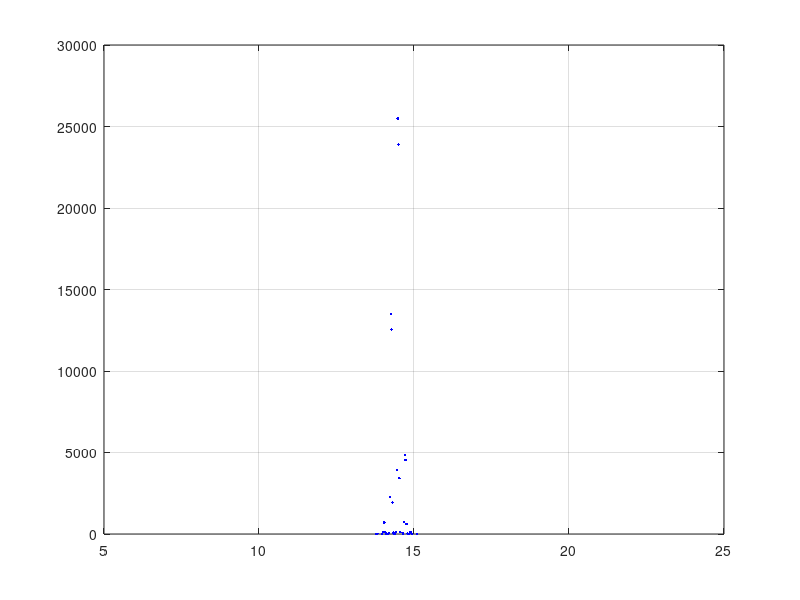
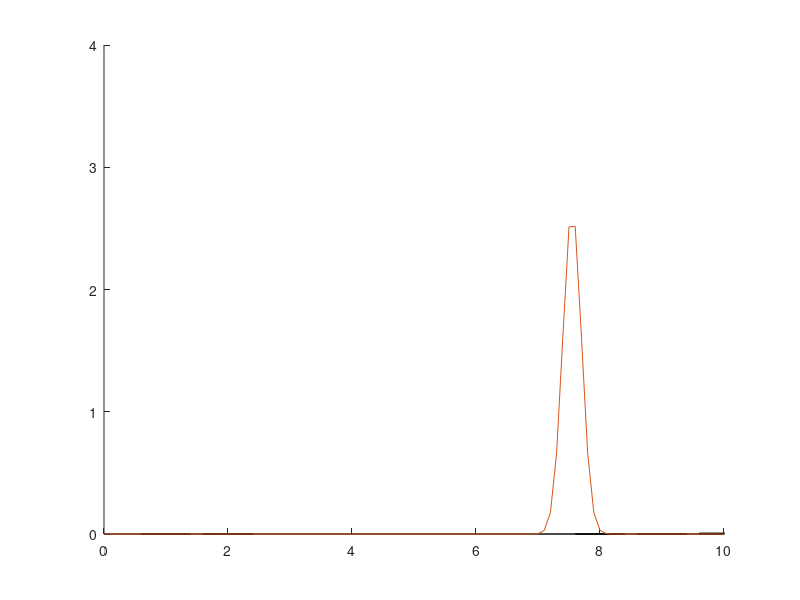

Recreate these plots in MATLAB, in order.
clear all;
close all;
clc;

load('dataAccelAngles');

%% Data Processing
set (gcf, 'renderer', 'opengl')
data = floor(data*10000);
data_min = min(data);
data_max = max(data);

shift = zeros(1,2);
for i = 1:2
   if data_min(i) < 0;
      shift(i) = abs(data_min(i))+1;
   else
       shift(i) = 0;
   end
end
%%
%Create the vector to store frequency of occurance of each data point
%It must be long enough to handle the maximum data point stored + the
%shift to ensure any indice is >=1.
abs_x_shifted = zeros(max(data_max)+max(shift),1);
freq_occur = zeros(length(abs_x_shifted),2);

abs_x = data_min(1):1:data_min(1)+length(freq_occur(:,1))-1;
abs_y = data_min(2):1:data_min(2)+length(freq_occur(:,2))-1;
%abs_z = data_min(3):1:data_min(3)+length(freq_occur(:,3))-1;
abs_x = abs_x/10000;
abs_y = abs_y/10000;
%Get Statistics for data
index = 0;
m_bar = mean(data);
P = var(data);

%Sum the frequency of occurance of each data point
for i = 1:length(data)
   
    val = data(i,:)+shift;
    
    for j = 1:2
        freq_occur(val(j),j) = freq_occur(val(j),j)+1;
    end
end

%Remove Zero Entries
freq_occur(freq_occur==0) = NaN;


freq_occur_x = freq_occur(:,1);
%Normalize the data using trapezoidal integration
for i = 1:2
    freq_occur_norm(:,i) = freq_occur(:,i)/trapz(freq_occur(:,i));
end  
%Plot Normalized data
plot(abs_x, freq_occur(:,1), '.b');
grid on;
hold on;

%%Plot theoretical Gaussian
abs_thX = min(data_min):1:max(data_max);
abs_thY = abs_thX;
%abs_thZ = abs_thX;

% gaussianX = 1./sqrt(2*pi.*P(1)).*exp(-0.5./P(1).*(abs_thX(1,:)' - m_bar(1)).^2);
% gaussianY = 1./sqrt(2*pi.*P(2)).*exp(-0.5./P(2).*(abs_thY(1,:)' - m_bar(2)).^2);
% gaussianZ = 1./sqrt(2*pi.*P(3)).*exp(-0.5./P(3).*(abs_thZ(1,:)' - m_bar(3)).^2);
% 
% plot(abs_thX, gaussianX, '--b', abs_thY, gaussianY, '--r', abs_thZ, gaussianZ, '--g');
% legend('X-Axis', 'Y-Axis', 'Z-Axis');
% title('Noise Measurements for L3G4200D 3-Axis Gyro')
% xlabel('Gyro Output');
% ylabel('Frequency of Occurence')


%%
clear all;
close all;
clc;

load('dataAccelAngles');
figure()
hold on;
x = 0:.1:10;
[mu,sigma,muci,sigmaci] = normfit(data);
y=normpdf(x,mu(1),sigma(1));
h = hist(data(:,1),50);
h = h./trapz(h);
bar(h)
hold on;
plot(x,y);
axis([0 10 0 4]);
